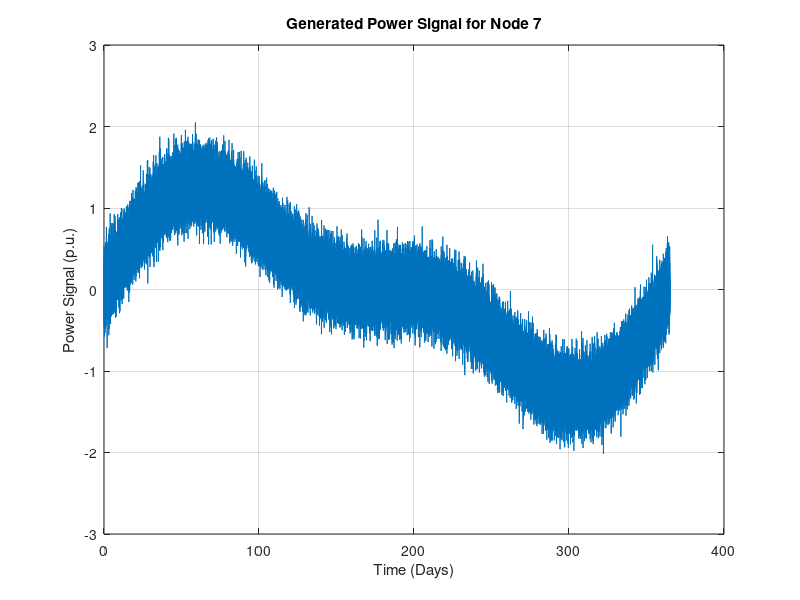

MATLAB code for this plot: (Note: this script raises an error after producing the figure.)
clc; clear; close all;

%% ========== 1. Define IEEE-14 Synthetic Load Data ==========
% Mapping NYISO regions to IEEE-14 nodes
nyiso_nodes = [2, 3, 4, 5, 6, 9, 10, 11, 12, 13, 14];
nyiso_regions = {'CAPITL', 'CENTREL', 'DUNWOD', 'GENESE', 'HUD VL', ...
                 'LONGIL', 'MHK VL', 'MILLWD', 'N.Y.C.', 'NORTH', 'WEST'};
nyiso_loads = [100, 120, 80, 90, 110, 70, 130, 95, 105, 115, 85];

% Initialize power flow data for IEEE-14 system
num_nodes = 14;
bus_data = zeros(num_nodes, 3); % Columns: [Active Power, Reactive Power, Phase Angle]

% Assign synthetic active/reactive power loads
for i = 1:length(nyiso_nodes)
    node = nyiso_nodes(i);
    bus_data(node, 1) = nyiso_loads(i);        % Active power (MW)
    bus_data(node, 2) = nyiso_loads(i) * 0.3;  % Reactive power (MVAR)
end

disp('Synthetic IEEE-14 Load Data Mapped to NYISO Regions.');

%% ========== 2. Generate Power Time-Series Data ==========
sampling_interval = 5 / (60 * 24); % Convert minutes to fraction of a day
t = 0:sampling_interval:365; % Time vector for 12 months
power_signals = zeros(num_nodes, length(t));

for i = 1:num_nodes
    power_signals(i, :) = sin(2 * pi * t / 365) + 0.5 * sin(4 * pi * t / 365) + 0.2 * randn(size(t));
end

% Plot Example Power Signal for a Node
figure;
plot(t, power_signals(7, :));
xlabel('Time (Days)');
ylabel('Power Signal (p.u.)');
title('Generated Power Signal for Node 7');
grid on;

%% ========== 3. CEEMDAN Decomposition for Each Node ==========
if exist('ceemdan', 'file') ~= 2
    error('CEEMDAN function not found. Please install or define it.');
end

num_imfs = 6; % Number of IMFs to extract
imf_matrix = cell(num_nodes, 1);

for i = 1:num_nodes
    imf_matrix{i} = ceemdan(power_signals(i, :), 0.1, num_imfs);
end

% Plot IMFs for Node 7
figure;
for j = 1:num_imfs
    subplot(num_imfs, 1, j);
    plot(t, imf_matrix{7}(j, :));
    title(['IMF ' num2str(j) ' for Node 7']);
    grid on;
end
sgtitle('CEEMDAN Decomposition Components for Node 7');

%% ========== 4. Correlation Coefficients of Decomposed Components ==========
correlation_matrix = zeros(num_nodes, num_imfs, num_imfs);

for i = 1:num_nodes
    correlation_matrix(i, :, :) = corrcoef(imf_matrix{i}');
end

% Display Correlation Matrix for Node 7
figure;
imagesc(squeeze(correlation_matrix(7, :, :)));
colorbar;
title('Correlation Coefficients of CEEMDAN Components (Node 7)');
xlabel('IMF Component');
ylabel('IMF Component');
axis square;

%% ========== 5. Reconstruct Signal for Each Node ==========
reconstructed_signals = zeros(num_nodes, length(t));

for i = 1:num_nodes
    reconstructed_signals(i, :) = sum(imf_matrix{i}, 1);
end

% Plot Original vs Reconstructed for Node 7
figure;
plot(t, power_signals(7, :), 'b', 'DisplayName', 'Original Signal');
hold on;
plot(t, reconstructed_signals(7, :), 'r--', 'DisplayName', 'Reconstructed Signal');
xlabel('Time (Days)');
ylabel('Signal Amplitude');
title('Original vs Reconstructed Signal for Node 7');
legend;
grid on;

%% ========== 6. Compute System Voltage and Phase Angles ==========
% Assuming a constant voltage magnitude of 1.0 p.u.
voltage_magnitude = ones(num_nodes, 1);
phase_angle = linspace(-pi/6, pi/6, num_nodes); % Simulated phase angles

bus_data(:, 3) = phase_angle; % Store in data structure

% Plot Voltage Magnitudes
figure;
bar(voltage_magnitude);
title('Voltage Magnitude at IEEE-14 Nodes');
xlabel('Node Index');
ylabel('Voltage (p.u.)');

% Plot Phase Angles
figure;
bar(phase_angle);
title('Phase Angles at IEEE-14 Nodes');
xlabel('Node Index');
ylabel('Phase Angle (radians)');

%% ========== 7. Save Outputs ==========
save('simulation_results.mat', 'bus_data', 'imf_matrix', 'correlation_matrix', 'reconstructed_signals', 't', 'power_signals');

disp('Simulation completed successfully. Results saved in "simulation_results.mat".');
